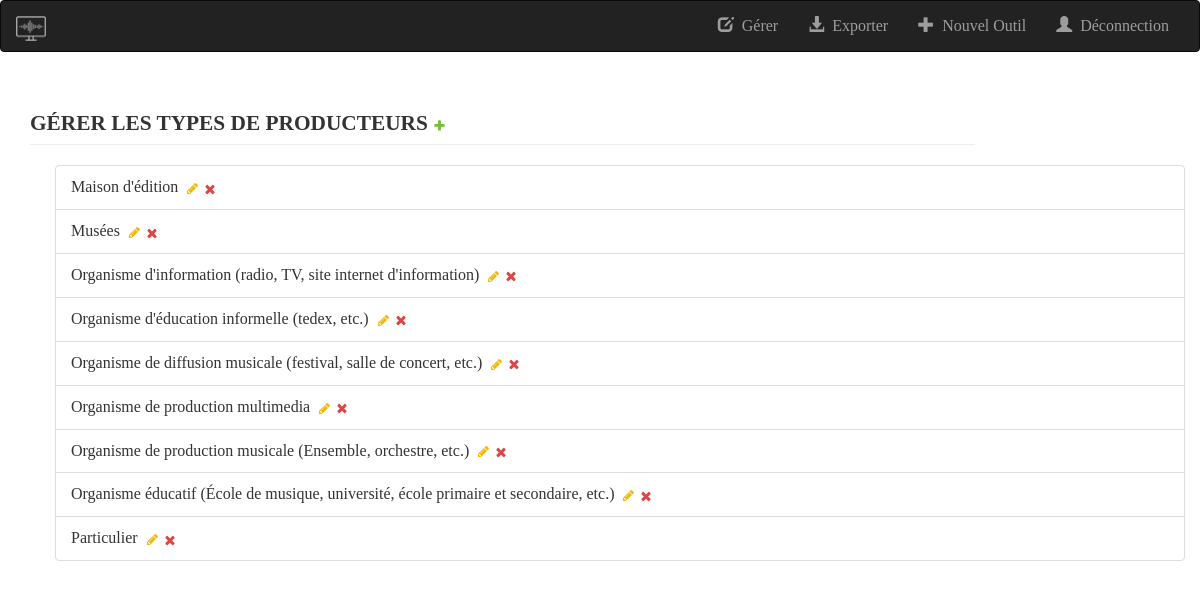
/gerer_prodtype/ (signed in), run on the app's committed database.
### bdmultimedia/models.py (models this page shows, shortened)
@python_2_unicode_compatible
class ProdType(models.Model):
    nom = models.CharField(max_length=200, unique=True)
    class Meta:
        verbose_name = "type de producteur"
        verbose_name_plural = "types de producteur"

### bdmultimedia/views.py (the view)
# urls.py: url(r'^gerer_prodtype/$', views.GererProdType.as_view(), name='gerer_prodType'),
class GererProdType(generic.ListView):
    model = ProdType
    template_name = 'gerer_prodType.html'
    context_object_name = 'all_prodType'
    liste = ProdType.objects.order_by('nom')
    def get_queryset(self):
        return GererProdType.liste

### bdmultimedia/Templates/gerer_prodType.html (shortened to what this page needs)
{% extends "base.html" %}
{% load staticfiles %}
{% load bootstrap_tags %}
{% block body %}
    <div class="container-fluid">
        <div class="col-md-10">
            <h3 class="page-header">
                Gérer les types de producteurs
                {% if user.is_authenticated %}
                     <a class="related-widget-wrapper-link add-related" id="add_id_prod_type"
                        href="JavaScript:newPopup('/admin/bdmultimedia/prodtype/add/?_to_field=id&amp;_popup=1');"
                        title="Ajouter un autre type de producteur">
                        <img src="/static/media/icon-addlink.svg" alt="Ajouter"/>
                    </a>
                {% endif %}
            </h3>
        </div>
    </div>
<div class="container-fluid">
    <ul>
        {% for prodType in all_prodType %}
            <li class="list-group-item"> {{ prodType.nom }}&nbsp;
                {% if user.is_authenticated %}
                    <a class="related-widget-wrapper-link add-related" id="change_id_prod_type"
                        href="JavaScript:newPopup('/admin/bdmultimedia/prodtype/{{ prodType.id }}/change/?_to_field=id&_popup=1');"
                        title="Modifier le type de producteur">
                        <img src="/static/media/icon-changelink.svg" alt="Modifier"/>
                    </a>
                    <a class="related-widget-wrapper-link add-related" id="delete_id_prod_type"
                        href="JavaScript:newPopup('/admin/bdmultimedia/prodtype/{{ prodType.id }}/delete/?_to_field=id&_popup=1');"
                        title="Suprimer le type de producteur">
                        <img src="/static/media/icon-deletelink.svg" alt="Suprimer"/>
                    </a>
                {% endif %}
            </li>
        {% endfor %}
    </ul>
</div>
{% endblock %}

### bdmultimedia/static/css/style.css (style rules this page uses)
ul { list-style-type: circle; }
li,div { font-family: 'UniversLTPro-55Roman'; src: url('webfonts/281358_0_unhinted_0.woff') format('woff'), url('webfonts/281358_0_unhinted_0.ttf') format('truetype'); font-size: 12pt; }
h1, h2, h3, h4, h5, h6 { font-family: 'UniversLTPro-55Roman'; src: url('webfonts/281358_0_unhinted_0.woff') format('woff'), url('webfonts/281358_0_unhinted_0.ttf') format('truetype'); text-transform: uppercase; }
h3 { font-size: 16pt; font-weight: bold; }

### data on the page
ProdType: nom "Maison d'édition"
ProdType: nom "Musées"
ProdType: nom "Organisme d'information (radio, TV, site internet d'information)"
ProdType: nom "Organisme d'éducation informelle (tedex, etc.)"
ProdType: nom "Organisme de diffusion musicale (festival, salle de concert, etc.)"
ProdType: nom "Organisme de production multimedia"
ProdType: nom "Organisme de production musicale (Ensemble, orchestre, etc.)"
ProdType: nom "Organisme éducatif (École de musique, université, école primaire et secondaire, etc.)"
ProdType: nom "Particulier"
